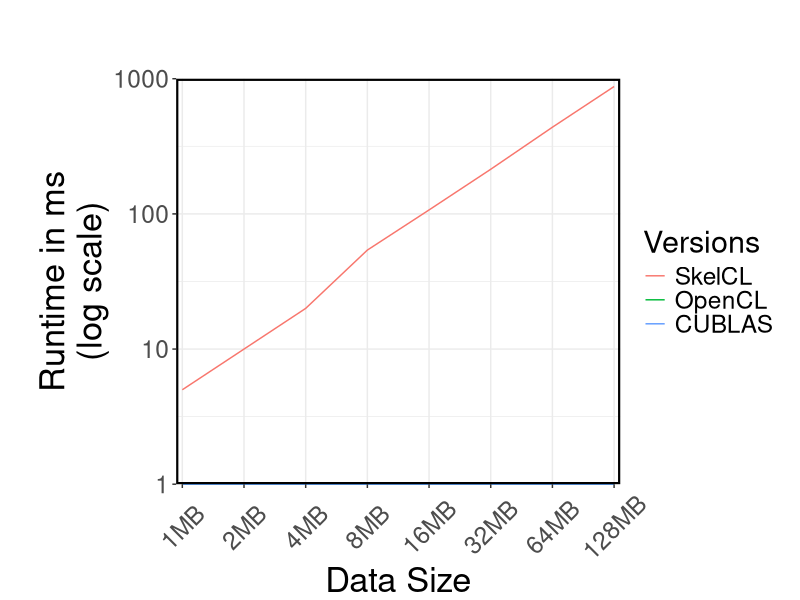
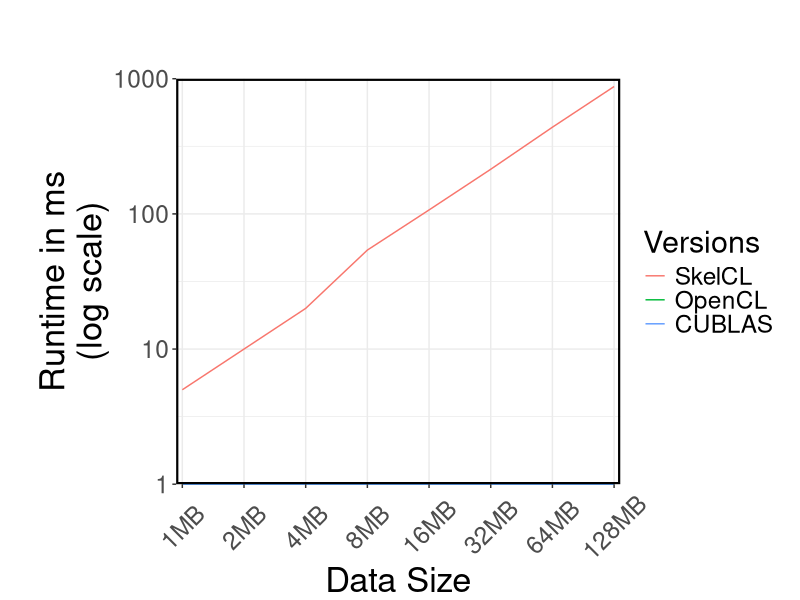

These figures' R source, in order:
require('ggplot2')
require('grid')
require('reshape2')

# row.names = NULL forces numbering of the lines and, thus, preserves the order
performance <- read.csv("dotProduct.csv", sep=";", comment.char="#", header=TRUE, row.names=NULL)
performance <- melt(performance)
colnames(performance) <- c("Size", "Versions", "value")

rownumbers <- as.integer(row.names(performance))

# ====Default settins====
theme <- theme_bw() +
  theme(text = element_text(size = 22),
        axis.title = element_text(size = rel(1.125), vjust = 1),
        axis.text.x = element_text(angle = 45, vjust = 0.5),
        panel.border = element_rect(linetype = "solid", colour = "black", size = 1.5),
        plot.margin = unit(c(2,0.5,0,1), 'cm'))

labs <- labs(x = "Data Size", y = "Runtime in ms\n(log scale)")

# create plot
plot <- ggplot(performance, aes(x = reorder(Size, rownumbers), y = value, group=Versions)) +
  geom_line(aes(color = Versions)) +
  scale_y_log10(expand = c(0,0), limits = c(1,1000)) +
  scale_x_discrete(expand=c(0,0.1)) +
  labs + theme

# save plot to file
ggsave(file = "dotProduct.pdf", width = 9, height = 6)

plot
